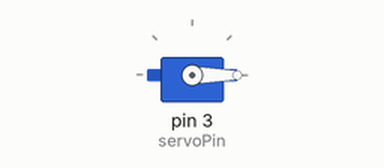
The sketch below on a simulated Arduino Uno, built with avr-gcc and run on an emulated ATmega328P. On the bench: servo.

Above: at 0.05 s.
At 1.5 s:
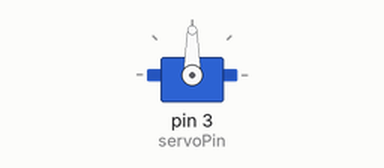
At 3.0 s:
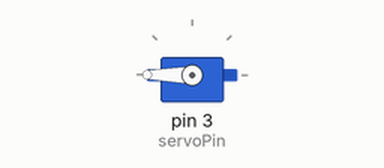
Timing chart, 0 to 6.9 s (numbered marks = the images above):
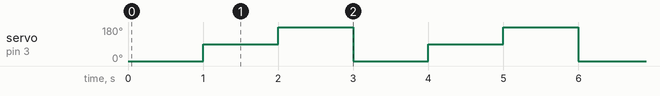

The sketch:

servo0-180.ino
```cpp
#include <Servo.h>
// Declare the Servo pin
int servoPin = 3;
// Create a servo object you can replace myservo with any other name
Servo myservo;
void setup() {
 // We need to attach the servo to the used pin number
 myservo.attach(servoPin);
}
void loop(){

 // Make servo go to 0 degrees
 myservo.write(0);
 delay(1000);

// Make servo go to 90 degrees
 myservo.write(90);
 delay(1000);

 // Make servo go to 180 degrees
 myservo.write(180);
 delay(1000);
}
```

Measured:
- by itself, servo on pin 3 (servoPin): repeats every 3.0 s: 180° 1.0 s, 0° 1.0 s, 90° 1.0 s
